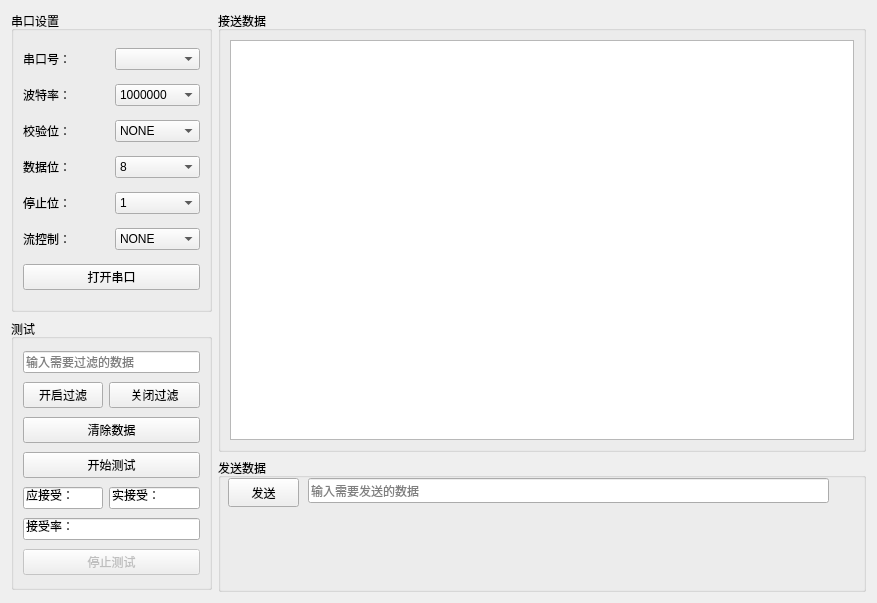
<?xml version="1.0" encoding="UTF-8"?>
<ui version="4.0">
 <class>Serial_port_test</class>
 <widget class="QWidget" name="Serial_port_test">
  <property name="geometry">
   <rect>
    <x>0</x>
    <y>0</y>
    <width>877</width>
    <height>603</height>
   </rect>
  </property>
  <property name="windowTitle">
   <string>Serial_port_tool</string>
  </property>
  <layout class="QGridLayout" name="gridLayout_4">
   <item row="0" column="0">
    <widget class="QGroupBox" name="groupBox">
     <property name="sizePolicy">
      <sizepolicy hsizetype="Fixed" vsizetype="Fixed">
       <horstretch>0</horstretch>
       <verstretch>0</verstretch>
      </sizepolicy>
     </property>
     <property name="minimumSize">
      <size>
       <width>201</width>
       <height>301</height>
      </size>
     </property>
     <property name="maximumSize">
      <size>
       <width>201</width>
       <height>301</height>
      </size>
     </property>
     <property name="title">
      <string>串口设置</string>
     </property>
     <layout class="QGridLayout" name="gridLayout_2">
      <item row="2" column="0">
       <widget class="QLabel" name="label_3">
        <property name="text">
         <string>校验位：</string>
        </property>
       </widget>
      </item>
      <item row="3" column="0">
       <widget class="QLabel" name="label_4">
        <property name="text">
         <string>数据位：</string>
        </property>
       </widget>
      </item>
      <item row="1" column="1">
       <widget class="QComboBox" name="baudrateCbx">
        <item>
         <property name="text">
          <string>1000000</string>
         </property>
        </item>
        <item>
         <property name="text">
          <string>115200</string>
         </property>
        </item>
        <item>
         <property name="text">
          <string>9600</string>
         </property>
        </item>
       </widget>
      </item>
      <item row="0" column="1">
       <widget class="QComboBox" name="serialPortCbx"/>
      </item>
      <item row="1" column="0">
       <widget class="QLabel" name="label_2">
        <property name="text">
         <string>波特率：</string>
        </property>
       </widget>
      </item>
      <item row="3" column="1">
       <widget class="QComboBox" name="dataBitCbx">
        <item>
         <property name="text">
          <string>8</string>
         </property>
        </item>
       </widget>
      </item>
      <item row="4" column="1">
       <widget class="QComboBox" name="stopBitCbx">
        <item>
         <property name="text">
          <string>1</string>
         </property>
        </item>
       </widget>
      </item>
      <item row="5" column="0">
       <widget class="QLabel" name="label_6">
        <property name="text">
         <string>流控制：</string>
        </property>
       </widget>
      </item>
      <item row="2" column="1">
       <widget class="QComboBox" name="checkBitCbx">
        <item>
         <property name="text">
          <string>NONE</string>
         </property>
        </item>
       </widget>
      </item>
      <item row="0" column="0">
       <widget class="QLabel" name="label">
        <property name="text">
         <string>串口号：</string>
        </property>
       </widget>
      </item>
      <item row="6" column="0" colspan="2">
       <widget class="QPushButton" name="openSerialBtn">
        <property name="text">
         <string>打开串口</string>
        </property>
       </widget>
      </item>
      <item row="4" column="0">
       <widget class="QLabel" name="label_5">
        <property name="text">
         <string>停止位：</string>
        </property>
       </widget>
      </item>
      <item row="5" column="1">
       <widget class="QComboBox" name="streamControlCbx">
        <item>
         <property name="text">
          <string>NONE</string>
         </property>
        </item>
       </widget>
      </item>
     </layout>
    </widget>
   </item>
   <item row="0" column="1" rowspan="2">
    <widget class="QGroupBox" name="groupBox_2">
     <property name="title">
      <string>接送数据</string>
     </property>
     <layout class="QGridLayout" name="gridLayout">
      <item row="0" column="0">
       <widget class="QTextEdit" name="logtextEdit"/>
      </item>
     </layout>
    </widget>
   </item>
   <item row="1" column="0" rowspan="2">
    <widget class="QGroupBox" name="groupBox_3">
     <property name="sizePolicy">
      <sizepolicy hsizetype="Fixed" vsizetype="Fixed">
       <horstretch>0</horstretch>
       <verstretch>0</verstretch>
      </sizepolicy>
     </property>
     <property name="minimumSize">
      <size>
       <width>201</width>
       <height>271</height>
      </size>
     </property>
     <property name="maximumSize">
      <size>
       <width>201</width>
       <height>271</height>
      </size>
     </property>
     <property name="title">
      <string>测试</string>
     </property>
     <layout class="QGridLayout" name="gridLayout_3">
      <item row="0" column="0" colspan="3">
       <widget class="QLineEdit" name="msg_filtering">
        <property name="placeholderText">
         <string>输入需要过滤的数据</string>
        </property>
       </widget>
      </item>
      <item row="4" column="0" colspan="2">
       <widget class="QLineEdit" name="should_accept">
        <property name="text">
         <string>应接受：</string>
        </property>
       </widget>
      </item>
      <item row="4" column="2">
       <widget class="QLineEdit" name="received">
        <property name="text">
         <string>实接受：</string>
        </property>
       </widget>
      </item>
      <item row="5" column="0" colspan="3">
       <widget class="QLineEdit" name="received_rate">
        <property name="text">
         <string>接受率：</string>
        </property>
       </widget>
      </item>
      <item row="2" column="0" colspan="3">
       <widget class="QPushButton" name="clear_data">
        <property name="text">
         <string>清除数据</string>
        </property>
       </widget>
      </item>
      <item row="3" column="0" colspan="3">
       <widget class="QPushButton" name="start_test">
        <property name="text">
         <string>开始测试</string>
        </property>
       </widget>
      </item>
      <item row="6" column="0" colspan="3">
       <widget class="QPushButton" name="close_test">
        <property name="enabled">
         <bool>false</bool>
        </property>
        <property name="text">
         <string>停止测试</string>
        </property>
       </widget>
      </item>
      <item row="1" column="2">
       <widget class="QPushButton" name="stop_filtering">
        <property name="text">
         <string>关闭过滤</string>
        </property>
       </widget>
      </item>
      <item row="1" column="0" colspan="2">
       <widget class="QPushButton" name="start_filtering">
        <property name="text">
         <string>开启过滤</string>
        </property>
       </widget>
      </item>
     </layout>
    </widget>
   </item>
   <item row="2" column="1">
    <widget class="QGroupBox" name="groupBox_4">
     <property name="title">
      <string>发送数据</string>
     </property>
     <widget class="QPushButton" name="start_message_filtering">
      <property name="geometry">
       <rect>
        <x>10</x>
        <y>20</y>
        <width>71</width>
        <height>29</height>
       </rect>
      </property>
      <property name="text">
       <string>发送</string>
      </property>
     </widget>
     <widget class="QLineEdit" name="lineEdit_2">
      <property name="geometry">
       <rect>
        <x>90</x>
        <y>20</y>
        <width>521</width>
        <height>25</height>
       </rect>
      </property>
      <property name="accessibleDescription">
       <string/>
      </property>
      <property name="placeholderText">
       <string>输入需要发送的数据</string>
      </property>
     </widget>
    </widget>
   </item>
  </layout>
 </widget>
 <resources/>
 <connections/>
</ui>
